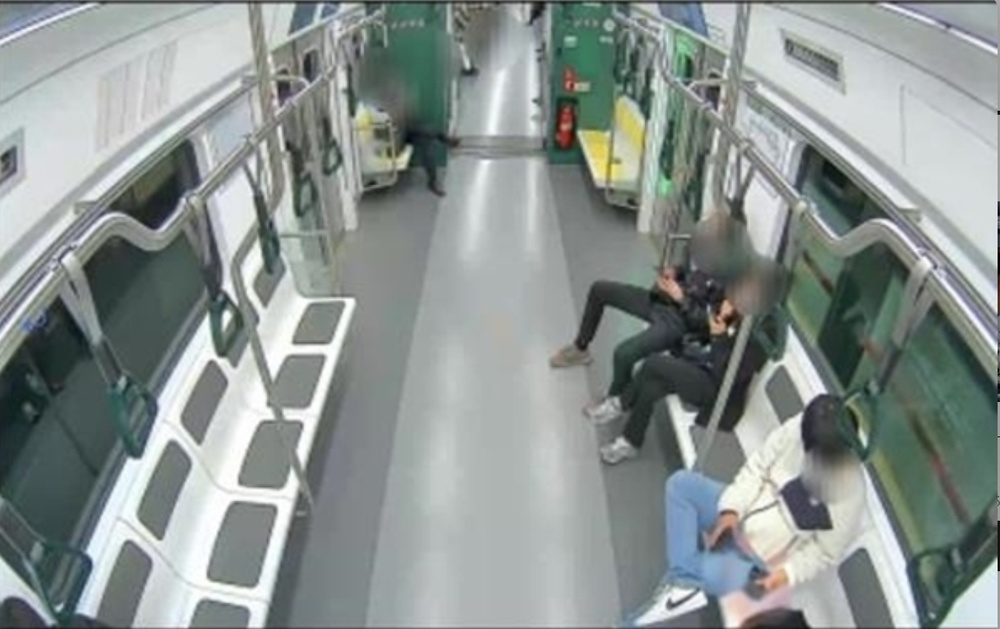
#> input picture subway.jpg, 1000 x 629 px, shrunk from 1246 x 784 before the run
$ python roi_visualize.py
#> lines starting #> are read from the running program, lines starting #| are printed output that depends on the picture; after the words box and inside, x2 and y2 are one past the last pixel; in counts of white or black regions, pixels touching at a corner belong together
import cv2, json, numpy as np
from pathlib import Path

# ---------- 경로 설정 ----------
IMG_PATH  = 'subway.jpg'          # 원본 이미지
JSON_PATH = 'seat_roi.json'           # 질문에 첨부한 내용 저장
OUT_PATH  = 'vis_rois1.jpg'            # 시각화 결과

# ---------- 데이터 로드 ----------
img  = cv2.imread(IMG_PATH)
#> img is the input picture: shape (629, 1000, 3); mean B, G, R 144.8, 147.3, 139.1
if img is None:
    raise FileNotFoundError(f'이미지를 찾을 수 없습니다: {IMG_PATH}')

rois = json.load(open(JSON_PATH, 'r'))   # dict[str, list[list[int,int]]]
#> (reads seat_roi.json from the repository)

# ---------- ROI 시각화 ----------
canvas = img.copy()
for sid, pts in rois.items():
    quad = np.array(pts, dtype=np.int32)

    # 1) 폴리곤(사다리꼴·평행사변형 포함)
    cv2.polylines(canvas, [quad], isClosed=True, color=(0,255,0), thickness=2)

    # 2) 좌석 ID 텍스트 (첫 번째 꼭짓점 기준 또는 중앙)
    cx = int(np.mean(quad[:,0])); cy = int(np.mean(quad[:,1]))  # 중심
    cv2.putText(canvas, str(sid), (cx, cy),
                cv2.FONT_HERSHEY_SIMPLEX, 0.7, (0,255,0), 2, cv2.LINE_AA)
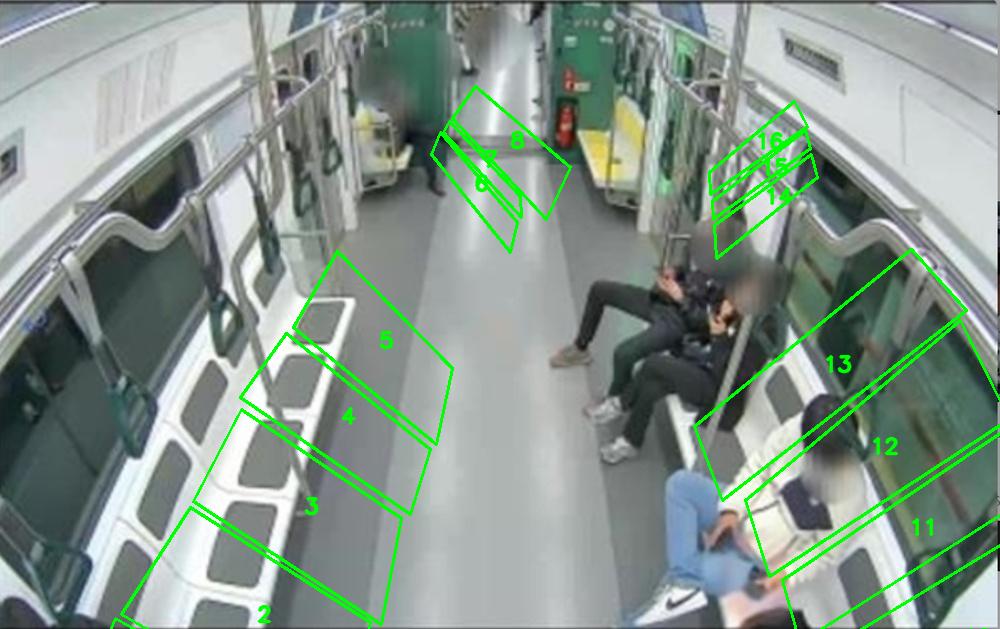
#> canvas: shape (629, 1000, 3); 3.46% of pixels changed, all inside (x1, y1, x2, y2) = (110, 85, 1000, 629)

# ---------- 저장 및 확인 ----------
cv2.imwrite(OUT_PATH, canvas)
print(f'저장 완료 → {OUT_PATH}')

cv2.imshow('ROIs', canvas)
cv2.waitKey(0)
cv2.destroyAllWindows()
